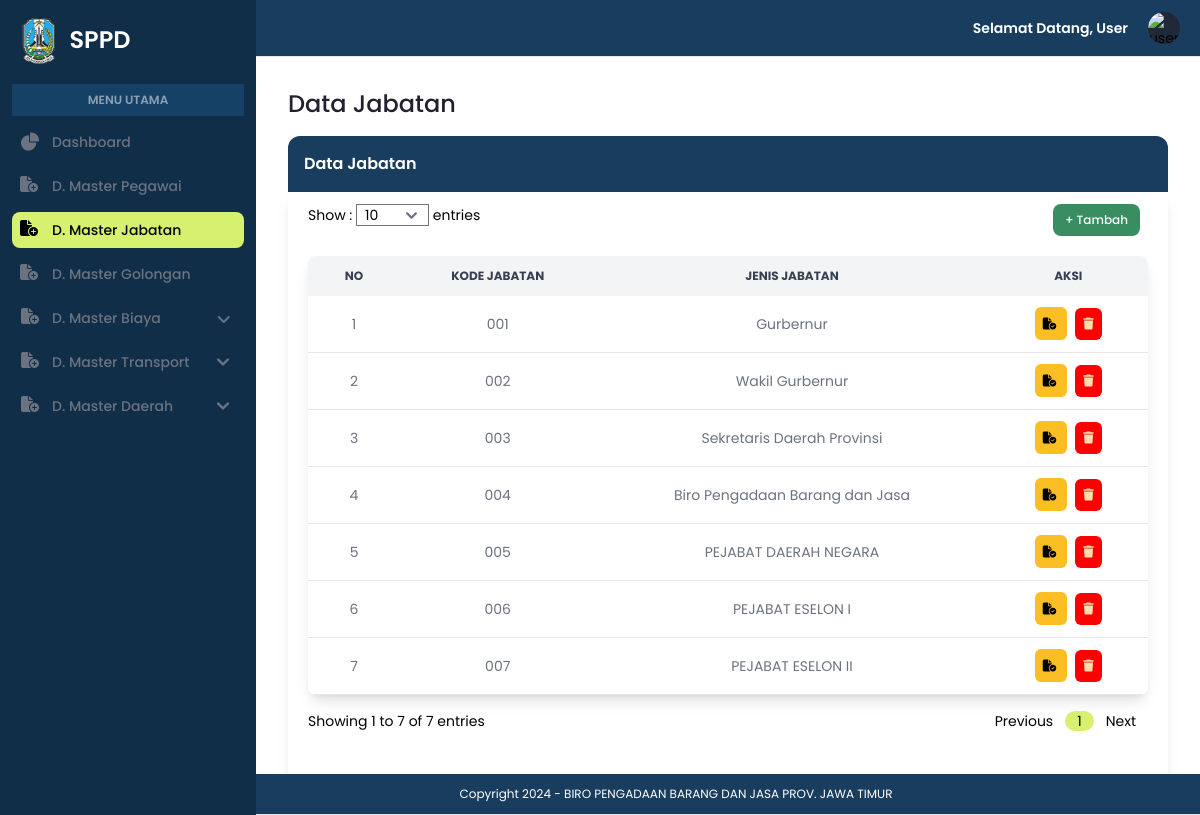
The app's page /admin/data_jabatan.php with its own data.
### tables this page shows
CREATE TABLE `jabatan` (
  `kode_jabatan` varchar(50) NOT NULL,
  `jenis_jabatan` varchar(100) NOT NULL
);

### admin/data_jabatan.php (the view, shortened to what this page needs)
<?php
include '../koneksi.php';
?>
<!DOCTYPE html>
<html lang="en">
<head>
    <link rel="stylesheet" href="../assets/css/style.css">
    <link rel="stylesheet" href="https://cdnjs.cloudflare.com/ajax/libs/font-awesome/6.5.1/css/all.min.css" />
    <link href="https://cdnjs.cloudflare.com/ajax/libs/flowbite/2.3.0/flowbite.min.css" rel="stylesheet" />
    <script src="https://cdn.tailwindcss.com"></script>
</head>
<body>
    <section id="sidebar">
        <?php include "../navbar.php"; ?>
        <aside id="logo-sidebar" class="fixed top-0 left-0 z-40 w-64 h-screen transition-transform -translate-x-full sm:translate-x-0" aria-label="Sidebar">
            <div class="h-full px-3 py-4 overflow-y-auto bg-[#102E48]">
                <a href="#" class="flex ms-2 md:me-24 mb-5">
                    <img src="../assets/img/logo.png" class="h-12 me-3" />
                    <span class="self-center text-2xl font-semibold whitespace-nowrap text-white">SPPD</span>
                </a>
                <div class="bg-[#276EAC4D] mb-2 py-2 px-5 text-center">
                    <p class="font-semibold text-xs text-white/50">MENU UTAMA</p>
                </div>
                <ul class="space-y-2 font-medium">
                    <li>
                        <a href="index.php" class="flex items-center p-2 text-gray-500 rounded-lg hover:bg-[#D6F170] hover:text-black group">
                            <span class="ms-3 text-sm">Dashboard</span>
                        </a>
                    </li>
                    <li>
                        <a href="data_pegawai.php" class="flex items-center p-2 text-gray-500 rounded-lg hover:bg-[#D6F170] hover:text-black group">
                            <i class="fa-solid fa-file-circle-plus w-5 h-5 text-gray-500 transition duration-75 group-hover:text-black"></i>
                            <span class="text-sm ms-3 whitespace-nowrap">D. Master Pegawai</span>
                        </a>
                    </li>
                    <li>
                        <a href="data_jabatan.php" class="flex items-center p-2 text-black rounded-lg hover:bg-[#D6F170] hover:text-black group active">
                            <i class="fa-solid fa-file-circle-plus w-5 h-5 text-black transition duration-75 group-hover:text-black"></i>
                            <span class="text-sm ms-3 whitespace-nowrap">D. Master Jabatan</span>
                        </a>
                    </li>
                    <li>
                        <a href="data_golongan.php" class="flex items-center p-2 text-gray-500 rounded-lg hover:bg-[#D6F170] hover:text-black group">
                            <i class="fa-solid fa-file-circle-plus w-5 h-5 text-gray-500 transition duration-75 group-hover:text-black"></i>
                            <span class="text-sm ms-3 whitespace-nowrap">D. Master Golongan</span>
                        </a>
                    </li>
                    <li>
                        <button type="button" class="flex items-center p-2 rounded-lg hover:bg-[#D6F170] text-gray-500 hover:text-black group" aria-controls="dropdown-mb" data-collapse-toggle="dropdown-mb">
                            <i class="fa-solid fa-file-circle-plus w-5 h-5 text-gray-500 transition duration-75 group-hover:text-black"></i>
                            <span class="flex-1 ms-3 whitespace-nowrap text-sm pr-14">D. Master Biaya</span>
                            <i class="fa-solid fa-angle-down w-3 h-3 text-gray-500 group-hover:text-black"></i>
                        </button>
                    </li>
                    <li>
                        <button type="button" class="flex items-center p-2 pr-4 rounded-lg hover:bg-[#D6F170] text-gray-500 hover:text-black group" aria-controls="dropdown-mt" data-collapse-toggle="dropdown-mt">
                            <i class="fa-solid fa-file-circle-plus w-5 h-5 text-gray-500 transition duration-75 group-hover:text-black"></i>
                            <span class="text-sm ms-3 whitespace-nowrap pr-7">D. Master Transport</span>
                            <svg class="w-3 h-3 text-gray-500 group-hover:text-black" aria-hidden="true" xmlns="http://www.w3.org/2000/svg" fill="none" viewBox="0 0 10 6">
                                <path stroke="currentColor" stroke-linecap="round" stroke-linejoin="round" stroke-width="2" d="m1 1 4 4 4-4" />
                            </svg>
                        </button>
                    </li>
                    <li>
                        <button type="button" class="flex items-center p-2 pr-4 rounded-lg hover:bg-[#D6F170] text-gray-500 hover:text-black group" aria-controls="dropdown-md" data-collapse-toggle="dropdown-md">
                            <i class="fa-solid fa-file-circle-plus w-5 h-5 text-gray-500 transition duration-75 group-hover:text-black"></i>
                            <span class="text-sm ms-3 whitespace-nowrap pr-11">D. Master Daerah</span>
                            <svg class="w-3 h-3 text-gray-500 group-hover:text-black" aria-hidden="true" xmlns="http://www.w3.org/2000/svg" fill="none" viewBox="0 0 10 6">
                                <path stroke="currentColor" stroke-linecap="round" stroke-linejoin="round" stroke-width="2" d="m1 1 4 4 4-4" />
                            </svg>
                        </button>
                    </li>
                </ul>
            </div>
        </aside>
        <?php
        $batas = isset($_GET['batas']) ? (int)$_GET['batas'] : 10;
        $halaman = isset($_GET['halaman']) ? (int)$_GET['halaman'] : 1;
        $halaman_awal = ($halaman > 1) ? ($halaman * $batas) - $batas : 0;
        $query_total = "SELECT COUNT(*) as total FROM jabatan";
        $result_total = $koneksi->query($query_total);
        $row_total = $result_total->fetch_assoc();
        $total_entries = $row_total['total'];
        $total_halaman = ceil($total_entries / $batas);
        $start_entry = $halaman_awal + 1;
        $end_entry = min($halaman_awal + $batas, $total_entries);
        ?>
        <div class="p-4 sm:ml-64">
            <div class="p-4 mt-14">
                <h1 class="text-[#23212F] font-medium text-2xl">Data Jabatan</h1>
                <div class="border-solid">
                    <div class="bg-[#193D5E] rounded-t-xl mt-4 p-4">
                        <h1 class="text-white text-md font-semibold">Data Jabatan</h1>
                    </div>
                    <div class="shadow-lg px-5 py-3">
                        <div class="flex justify-between">
                            <div class="text-sm">
                                <form method="GET" action="">
                                    <label for="batas">Show :</label>
                                    <select name="batas" id="batas" class="form-control input-sm px-2" onchange="this.form.submit()">
                                        <option value="10" <?php if ($batas == 10) echo 'selected'; ?>>10</option>
                                    </select>
                                    <label for="batas">entries</label>
                                </form>
                            </div>
                            <div class=" flex float-right">
                                <button data-modal-target="default-modal" data-modal-toggle="default-modal" class="focus:outline-none text-white bg-[#388E60] hover:bg-green-800 focus:ring-4 focus:ring-green-300 font-medium rounded-lg text-xs px-3 py-2 me-2 mb-2" type="button">
                                    + Tambah
                                </button>
                            </div>
                        </div>
                        <div class="overflow-x-auto shadow-lg sm:rounded-lg mt-3">
                            <table class="w-full text-sm text-left rtl:text-right text-gray-500">
                                <thead class="text-xs text-gray-700 uppercase bg-gray-100 text-center">
                                    <tr>
                                        <th scope="col" class="px-6 py-3">
                                            No
                                        </th>
                                        <th scope="col" class="px-6 py-3">
                                            Kode Jabatan
                                        </th>
                                        <th scope="col" class="px-6 py-3">
                                            Jenis Jabatan
                                        </th>
                                        <th scope="col" class="px-6 py-3">
                                            Aksi
                                        </th>
                                    </tr>
                                </thead>
                                <tbody>
                                    <?php
                                    $query = "SELECT * FROM jabatan LIMIT $halaman_awal, $batas";
                                    $result = $koneksi->query($query);
                                    if ($result) {
                                        if ($result->num_rows > 0) {
                                            $nomor = $halaman_awal + 1;
                                            while ($row = $result->fetch_assoc()) {
                                                echo "<tr class= 'bg-white border-b hover:bg-gray-50'>";
                                                echo "<td class='px-6 py-3 text-center'>" . $nomor++ . "</td>";
                                                echo "<td class='px-6 py-3 text-center'>" . $row['kode_jabatan'] . "</td>";
                                                echo "<td class='px-6 py-3 text-center'>" . $row['jenis_jabatan'] . "</td>";
                                                echo "<td class='px-6 py-3 text-center'>
                                                    <a href='edit_dtjbt.php?edit=" . $row['kode_jabatan'] . "' class='font-medium bg-amber-400 hover:bg-amber-500 text-black p-2 rounded-md text-xs mr-2 text-center'>
                                                        <i class='fa-solid fa-file-circle-check'></i>
                                                    </a>
                                                    <a href='proses_delete_dtjbt.php?delete=" . $row['kode_jabatan'] . "' onclick='return confirmDelete()' type='button' class='font-medium bg-[#ff0000] hover:bg-red-800 text-[#ffdead] p-2 rounded-md text-xs text-center'>
                                                        <i class='fa-solid fa-trash'></i>
                                                    </a>
                                                  </td>";
                                                echo "</tr>";
                                            }
                                        } else {
                                            echo "<tr><td colspan='4' class='text-center p-2'>Tidak ada data</td></tr>";
                                        }
                                    } else {
                                        echo "<tr><td colspan='4' class='text-center'>Error: " . $koneksi->error . "</td></tr>";
                                    }
                                    ?>
                                </tbody>
                            </table>
                        </div>
                        <div class="flex justify-between text-sm mx-auto">
                            <div class="pt-4">
                                <?php echo "Showing $start_entry to $end_entry of $total_entries entries"; ?>
                            </div>
                            <div>
                                <nav class="flex items-center flex-column flex-wrap md:flex-row justify-between pt-4 mb-10" aria-label="Table navigation">
                                    <ul class=" flex pagination justify-content-center">
                                        <li class="page-item px-3">
                                            <a class="page-link" <?php if ($halaman > 1) {
                                                                        echo "href='?halaman=" . ($halaman - 1) . "&batas=$batas'";
                                                                    } ?>>Previous</a>
                                        </li>
                                        <?php
                                        for ($x = max(1, $halaman - 5); $x <= min($halaman + 5, $total_halaman); $x++) {
                                        ?>
                                            <li class="page-item px-3 <?php if ($x == $halaman) echo 'active'; ?>">
                                                <a class="page-link" href="?halaman=<?php echo $x ?>&batas=<?php echo $batas ?>"><?php echo $x; ?></a>
                                            </li>
                                        <?php
                                        }
                                        ?>
                                        <li class="page-item px-3">
                                            <a class="page-link" <?php if ($halaman < $total_halaman) {
                                                                        echo "href='?halaman=" . ($halaman + 1) . "&batas=$batas'";
                                                                    } ?>>Next</a>
                                        </li>
                                    </ul>
                                </nav>
                            </div>
                        </div>
                    </div>
                </div>
            </div>
        </div>
    </section>
    <section id="footer">
        <?php include "../footer.php"; ?>
    </section>
</body>
</html>

### navbar.php (shortened to what this page needs)
<nav class="fixed top-0 w-full bg-[#193D5E] border-b border-gray-200">
    <div class="px-3 py-3 lg:px-5 lg:pl-3">
        <div class="flex items-center justify-between">
            <div class="flex items-center">
                <div class="flex items-center ms-3">
                    <div>
                        <p class="font-semibold text-white text-sm mr-5">Selamat Datang, User</p>
                    </div>
                    <div>
                        <button type="button" class="flex text-sm bg-gray-800 rounded-full focus:ring-4 focus:ring-gray-300" aria-expanded="false" data-dropdown-toggle="dropdown-user">
                            <img class="w-8 h-8 rounded-full" src="https://flowbite.com/docs/images/people/profile-picture-5.jpg" alt="user photo">
                        </button>
                    </div>
                </div>
            </div>
        </div>
    </div>
</nav>

### footer.php
<div class="fixed bottom-0 w-full bg-[#193D5E] border-b border-gray-200">
    <div class="px-3 py-3 lg:px-5 lg:pl-3">
        <h1 class="text-xs text-center text-white pl-40">Copyright 2024 - BIRO PENGADAAN BARANG DAN JASA PROV. JAWA TIMUR</h1>
    </div>
</div>

### assets/css/style.css (style rules this page uses)
html { scroll-behavior: smooth; }
body { font-family: Poppins; }
.active { background-color: #d6f170; color: #000; border-radius: 20px; }

### records on screen
jabatan: kode_jabatan "001", jenis_jabatan "Gurbernur"
jabatan: kode_jabatan "002", jenis_jabatan "Wakil Gurbernur"
jabatan: kode_jabatan "003", jenis_jabatan "Sekretaris Daerah Provinsi"
jabatan: kode_jabatan "004", jenis_jabatan "Biro Pengadaan Barang dan Jasa"
jabatan: kode_jabatan "005", jenis_jabatan "PEJABAT DAERAH NEGARA"
jabatan: kode_jabatan "006", jenis_jabatan "PEJABAT ESELON I"
jabatan: kode_jabatan "007", jenis_jabatan "PEJABAT ESELON II"

### other values on screen
$start_entry "1"
$end_entry "7"
$total_entries "7"
